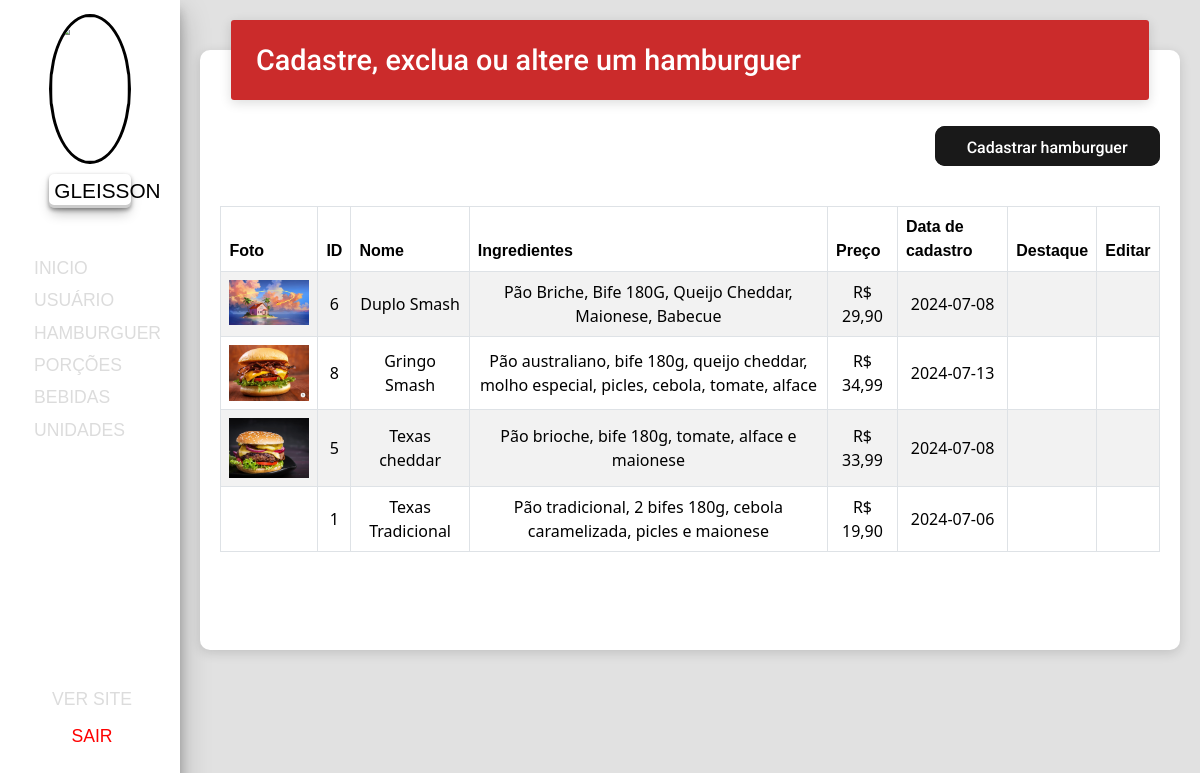
The app's page /admin/hamburguer.php (signed in) with its own data.
### tables this page shows
CREATE TABLE `hamburguer` (
  `id` int(254) NOT NULL,
  `nome_hamburguer` varchar(200) NOT NULL,
  `descricao_hamburguer` varchar(500) NOT NULL,
  `preco_hamburguer` varchar(20) NOT NULL,
  `foto_hamburguer` varchar(100) NOT NULL,
  `destaque` varchar(20) NOT NULL,
  `data_hamburguer` date NOT NULL
);

### admin/model/function.php (called while the page is built, shortened)
<?php
function dadosDasTabelas($table, $ordem) {
    $server = "localhost";
    $user = "root";
    $pass = "";
    $dbName = "hamburgueria_bd";
    $connect = mysqli_connect($server, $user, $pass, $dbName);
    $table = mysqli_real_escape_string($connect, $table);
    $ordem = mysqli_real_escape_string($connect, $ordem);
    $query = "SELECT * FROM `$table` ORDER BY `$ordem`";
    $action = mysqli_query($connect, $query);
    $users = mysqli_fetch_all($action, MYSQLI_ASSOC);
    return $users;
}

### admin/hamburguer.php (the view, shortened to what this page needs)
<?php require("model/function.php"); ?>
<!DOCTYPE html>
<html lang="en">
<head>
    <link rel="stylesheet" href="css/global.css">
    <link rel="stylesheet" href="css/menu.css">
    <link rel="stylesheet" href="css/usuario.css">
    <link href="https://cdn.jsdelivr.net/npm/bootstrap@5.3.3/dist/css/bootstrap.min.css" rel="stylesheet">
</head>
<body id="container">
    <?php if (isset($_SESSION['active'])) { ?>
        <?php $hamburguers = dadosDasTabelas("hamburguer", "nome_hamburguer"); ?>
        <section class="menu">
            <?php include "layout/menu.php" ?>
        </section>
        <section class="content">
            <div class="div1">
                <div class="div2 back-hamburguer">
                    <h2 class="content-title"><ion-icon name="document-text"></ion-icon>Cadastre, exclua ou altere um hamburguer</h2>
                </div>
                <div class="div3">
                    <div class="content-link-cadastro"><a href="criar_hamburguer.php" class="bn5">Cadastrar hamburguer</a></div>
                    <div class="caixa-tabela">
                        <table class="tabela table table-bordered table-striped table-hover">
                            <thead class="tabela-cabecalho">
                                <tr>
                                    <th>Foto</th>
                                    <th>ID</th>
                                    <th>Nome</th>
                                    <th>Ingredientes</th>
                                    <th>Preço</th>
                                    <th>Data de cadastro</th>
                                    <th>Destaque</th>
                                    <th>Editar</th>
                                </tr>
                            </thead>
                            <tbody class="tabela-body">
                                <?php foreach ($hamburguers as $hamburguer) : ?>
                                    <tr class="tabela-body-coluna">
                                        <?php if (!empty($hamburguer['foto_hamburguer'])) { ?>
                                            <td class="text-center"><img width="80px" src="model/uploads/<?php echo $hamburguer['foto_hamburguer']; ?>" alt=""></td>
                                        <?php } else { ?>
                                            <td class="text-center"><img width="80px" src="css/img/avtar.png" alt=""></td>
                                        <?php } ?>
                                        <td class="align-middle text-center"><?php echo $hamburguer['id'] ?></td>
                                        <td class="align-middle text-center"><?php echo $hamburguer['nome_hamburguer'] ?></td>
                                        <td class="align-middle text-center"><?php echo $hamburguer['descricao_hamburguer'] ?></td>
                                        <td class="align-middle text-center"><?php echo "R$ " . $hamburguer['preco_hamburguer'] ?></td>
                                        <td class="align-middle text-center"><?php echo $hamburguer['data_hamburguer'] ?></td>
                                        <td class="align-middle text-center"><?php efeitoDestaque($hamburguer['destaque']) ?></td>
                                        <td class="tabela-body-editar text-center align-middle">
                                        </td>
                                    </tr>
                                <?php endforeach; ?>
                            </tbody>
                        </table>
                    </div>
                </div>
            </div>
        </section>
    <?php } else {
        header("location: index.php");
    } ?>
</body>
</html>

### admin/css/global.css (style rules this page uses)
:root { --color-menu: #405e80; --font-roboto: 'Roboto'; }
* { margin: 0; padding: 0; box-sizing: border-box; }
html { scroll-behavior:smooth; }

### admin/css/menu.css (style rules this page uses)
.menu { width: 15%; background-color: #ffffff; display: flex; flex-direction: column; align-items: center; gap: 30px; color: #000; box-shadow: rgba(0, 0, 0, 0.25) 0px 14px 28px, rgba(0, 0, 0, 0.22) 0px 10px 10px; position: sticky; }

### admin/css/usuario.css (style rules this page uses)
#container { display: flex; height: 100vh; }
.content { width: 85%; height: auto; background-color: #e1e1e1; }
.div1 { width: 100%; height: 600px; display: flex; justify-content: center; position: relative; }
.div2 { z-index: 100; width: 90%; height: 80px; position: relative; display: inline-block; background: linear-gradient(60deg, #2bcbba, #2bcbba); margin: 20px 15px 0 15px; border-radius: 3px; box-shadow: 0 3px 12px 0 rgba(0, 0, 0, 0.14); }
.back-hamburguer { background: linear-gradient(60deg, #cb2b2b, #cb2b2b); }
.div3 { border-radius: 10px; position: absolute; z-index: 1; width: 96%; height: auto; min-height: 600px; background-color: #fff; top: 20px; margin-top: 30px; padding-top: 30px; box-shadow: 0 3px 12px 0 rgba(0, 0, 0, 0.14); }
.content-title { width: 80%; height: 80px; font-family: var(--font-roboto); font-size: 1.8rem; color: #ffffff; display: flex; align-items: center; justify-content: flex-start; padding-left: 20px; gap: 5px; }
.bn5 { padding: 0.6em 2em; border: none; outline: none; color: rgb(255, 255, 255); background: #111; cursor: pointer; position: relative; z-index: 0; border-radius: 10px; text-decoration: none; font-family: "Roboto", sans-serif; font-weight: 500; }
.bn5:before { content: ""; background: linear-gradient( 45deg, #ff0000, #ff7300, #fffb00, #48ff00, #00ffd5, #002bff, #7a00ff, #ff00c8, #ff0000 ); position: absolute; top: -2px; left: -2px; background-size: 400%; z-index: -1; filter: blur(5px); width: calc(100% + 4px); height: calc(100% + 4px); animation: glowingbn5 20s linear infinite; opacity: 0; transition: opacity 0.3s ease-in-out; border-radius: 10px; }
.bn5:after { z-index: -1; content: ""; position: absolute; width: 100%; height: 100%; background: #191919; left: 0; top: 0; border-radius: 10px; }
.content-link-cadastro { width: 100%; margin-right: 20px; height: 40px; display: flex; justify-content: flex-end; margin-top: 76px;; padding-right: 20px; }
.caixa-tabela { width: 100%; height: auto; display: flex; align-items: center; justify-content: center; margin-top: 20px; padding: 20px; }
th { font-family: 'Gotham Bold', sans-serif; }

### records on screen
hamburguer: foto_hamburguer (picture), id "6", nome_hamburguer "Duplo Smash", descricao_hamburguer "Pão Briche, Bife 180G, Queijo Cheddar, Maionese, Babecue", preco_hamburguer "29,90", data_hamburguer "2024-07-08"
hamburguer: foto_hamburguer (picture), id "8", nome_hamburguer "Gringo Smash", descricao_hamburguer "Pão australiano, bife 180g, queijo cheddar, molho especial, picles, cebola, tomate, alface", preco_hamburguer "34,99", data_hamburguer "2024-07-13"
hamburguer: foto_hamburguer (picture), id "5", nome_hamburguer "Texas cheddar", descricao_hamburguer "Pão brioche, bife 180g, tomate, alface e maionese", preco_hamburguer "33,99", data_hamburguer "2024-07-08"
hamburguer: id "1", nome_hamburguer "Texas Tradicional", descricao_hamburguer "Pão tradicional, 2 bifes 180g, cebola caramelizada, picles e maionese", preco_hamburguer "19,90", data_hamburguer "2024-07-06"

### other values on screen
$_SESSION['nome'] "GLEISSON"
